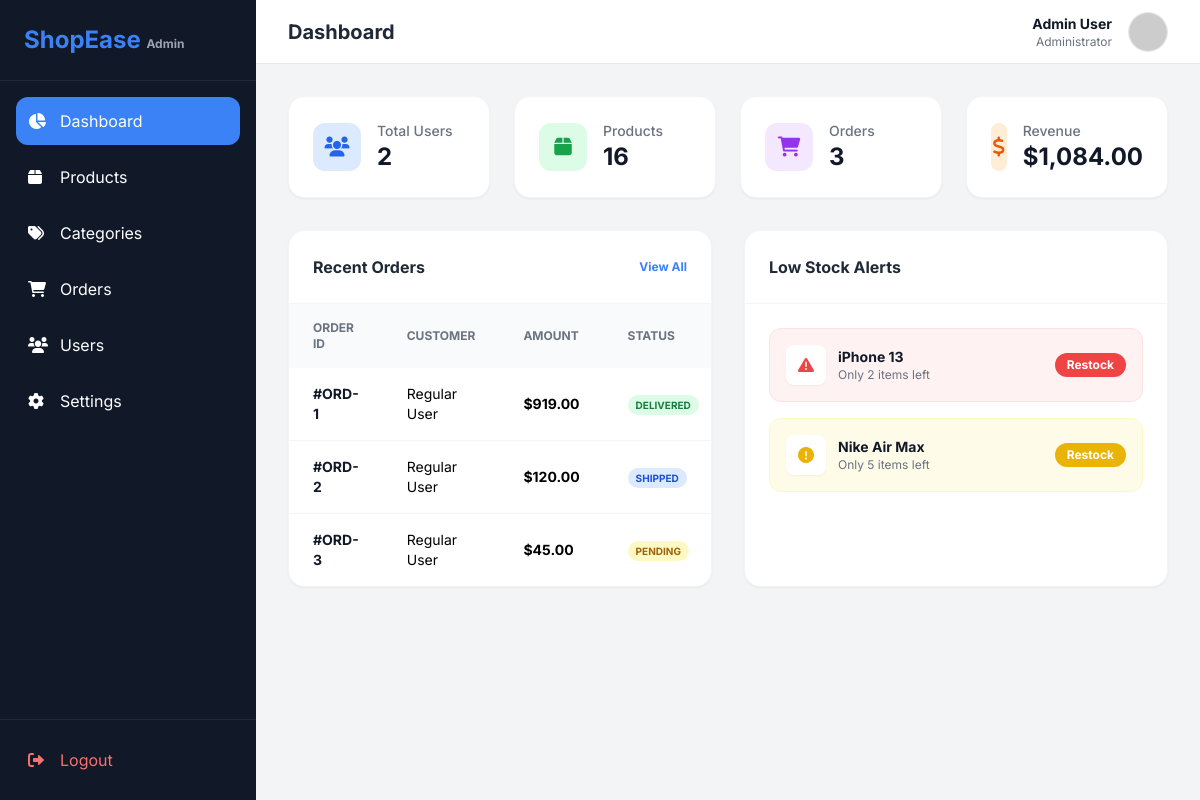
Page /admin/dashboard.php (signed in) on the committed database.
### tables this page shows
CREATE TABLE IF NOT EXISTS orders (
    id INT AUTO_INCREMENT PRIMARY KEY,
    user_id INT NOT NULL,
    total_price DECIMAL(10, 2) NOT NULL,
    status ENUM('Pending', 'Shipped', 'Delivered', 'Cancelled') DEFAULT 'Pending',
    created_at TIMESTAMP DEFAULT CURRENT_TIMESTAMP,
    FOREIGN KEY (user_id) REFERENCES users(id) ON DELETE CASCADE
);

CREATE TABLE IF NOT EXISTS users (
    id INT AUTO_INCREMENT PRIMARY KEY,
    name VARCHAR(255) NOT NULL,
    email VARCHAR(255) NOT NULL UNIQUE,
    password VARCHAR(255) NOT NULL,
    role ENUM('admin', 'user') DEFAULT 'user',
    created_at TIMESTAMP DEFAULT CURRENT_TIMESTAMP
);

### admin/dashboard.php (the view)
<?php
include 'includes/header.php';
$total_users = $pdo->query("SELECT COUNT(*) FROM users")->fetchColumn();
$total_products = $pdo->query("SELECT COUNT(*) FROM products")->fetchColumn();
$total_orders = $pdo->query("SELECT COUNT(*) FROM orders")->fetchColumn();
$total_revenue = $pdo->query("SELECT SUM(total_price) FROM orders WHERE status != 'Cancelled'")->fetchColumn() ?? 0;
$recent_orders = $pdo->query("SELECT o.*, u.name as user_name FROM orders o JOIN users u ON o.user_id = u.id ORDER BY o.created_at DESC LIMIT 5")->fetchAll();
?>
<div class="grid grid-cols-1 md:grid-cols-2 lg:grid-cols-4 gap-6 mb-8">
    <div class="bg-white p-6 rounded-2xl shadow-sm border border-gray-100 flex items-center space-x-4">
        <div class="w-12 h-12 bg-blue-100 rounded-xl flex items-center justify-center text-blue-600">
            <i class="fas fa-users text-xl"></i>
        </div>
        <div>
            <p class="text-sm text-gray-500 font-medium">Total Users</p>
            <h3 class="text-2xl font-bold text-gray-900"><?php echo $total_users; ?></h3>
        </div>
    </div>
    <div class="bg-white p-6 rounded-2xl shadow-sm border border-gray-100 flex items-center space-x-4">
        <div class="w-12 h-12 bg-green-100 rounded-xl flex items-center justify-center text-green-600">
            <i class="fas fa-box text-xl"></i>
        </div>
        <div>
            <p class="text-sm text-gray-500 font-medium">Products</p>
            <h3 class="text-2xl font-bold text-gray-900"><?php echo $total_products; ?></h3>
        </div>
    </div>
    <div class="bg-white p-6 rounded-2xl shadow-sm border border-gray-100 flex items-center space-x-4">
        <div class="w-12 h-12 bg-purple-100 rounded-xl flex items-center justify-center text-purple-600">
            <i class="fas fa-shopping-cart text-xl"></i>
        </div>
        <div>
            <p class="text-sm text-gray-500 font-medium">Orders</p>
            <h3 class="text-2xl font-bold text-gray-900"><?php echo $total_orders; ?></h3>
        </div>
    </div>
    <div class="bg-white p-6 rounded-2xl shadow-sm border border-gray-100 flex items-center space-x-4">
        <div class="w-12 h-12 bg-orange-100 rounded-xl flex items-center justify-center text-orange-600">
            <i class="fas fa-dollar-sign text-xl"></i>
        </div>
        <div>
            <p class="text-sm text-gray-500 font-medium">Revenue</p>
            <h3 class="text-2xl font-bold text-gray-900">$<?php echo number_format($total_revenue, 2); ?></h3>
        </div>
    </div>
</div>
<div class="grid grid-cols-1 lg:grid-cols-2 gap-8">
    <div class="bg-white rounded-2xl shadow-sm border border-gray-100 overflow-hidden">
        <div class="p-6 border-b border-gray-100 flex justify-between items-center">
            <h3 class="font-bold text-gray-800">Recent Orders</h3>
            <a href="orders.php" class="text-xs text-blue-500 font-bold hover:underline">View All</a>
        </div>
        <div class="overflow-x-auto">
            <table class="w-full text-left">
                <thead class="bg-gray-50 text-xs text-gray-500 uppercase">
                    <tr>
                        <th class="px-6 py-4">Order ID</th>
                        <th class="px-6 py-4">Customer</th>
                        <th class="px-6 py-4">Amount</th>
                        <th class="px-6 py-4">Status</th>
                    </tr>
                </thead>
                <tbody class="divide-y divide-gray-100">
                    <?php foreach($recent_orders as $order): ?>
                    <tr class="text-sm hover:bg-gray-50 transition">
                        <td class="px-6 py-4 font-bold text-gray-900">#ORD-<?php echo $order['id']; ?></td>
                        <td class="px-6 py-4"><?php echo $order['user_name']; ?></td>
                        <td class="px-6 py-4 font-bold">$<?php echo number_format($order['total_price'], 2); ?></td>
                        <td class="px-6 py-4">
                            <span class="px-2 py-1 rounded-full text-[10px] font-bold uppercase <?php
                                echo $order['status'] === 'Delivered' ? 'bg-green-100 text-green-700' :
                                    ($order['status'] === 'Pending' ? 'bg-yellow-100 text-yellow-700' : 'bg-blue-100 text-blue-700');
                            ?>">
                                <?php echo $order['status']; ?>
                            </span>
                        </td>
                    </tr>
                    <?php endforeach; ?>
                </tbody>
            </table>
        </div>
    </div>
    <div class="bg-white rounded-2xl shadow-sm border border-gray-100 overflow-hidden">
        <div class="p-6 border-b border-gray-100">
            <h3 class="font-bold text-gray-800">Low Stock Alerts</h3>
        </div>
        <div class="p-6 space-y-4">
            <div class="flex items-center justify-between p-4 bg-red-50 rounded-xl border border-red-100">
                <div class="flex items-center space-x-3">
                    <div class="w-10 h-10 bg-white rounded-lg flex items-center justify-center text-red-500 shadow-sm">
                        <i class="fas fa-exclamation-triangle"></i>
                    </div>
                    <div>
                        <p class="text-sm font-bold text-gray-900">iPhone 13</p>
                        <p class="text-xs text-gray-500">Only 2 items left</p>
                    </div>
                </div>
                <button class="text-xs bg-red-500 text-white px-3 py-1 rounded-full font-bold hover:bg-red-600 transition">Restock</button>
            </div>
            <div class="flex items-center justify-between p-4 bg-yellow-50 rounded-xl border border-yellow-100">
                <div class="flex items-center space-x-3">
                    <div class="w-10 h-10 bg-white rounded-lg flex items-center justify-center text-yellow-500 shadow-sm">
                        <i class="fas fa-exclamation-circle"></i>
                    </div>
                    <div>
                        <p class="text-sm font-bold text-gray-900">Nike Air Max</p>
                        <p class="text-xs text-gray-500">Only 5 items left</p>
                    </div>
                </div>
                <button class="text-xs bg-yellow-500 text-white px-3 py-1 rounded-full font-bold hover:bg-yellow-600 transition">Restock</button>
            </div>
        </div>
    </div>
</div>
<?php include 'includes/footer.php'; ?>

### admin/includes/header.php (style rules this page uses)
body { font-family: 'Inter', sans-serif; }

### rows in the picture
orders: id "1", user.name "Regular User", total_price "919.00", status "DELIVERED"
orders: id "2", user.name "Regular User", total_price "120.00", status "SHIPPED"
orders: id "3", user.name "Regular User", total_price "45.00", status "PENDING"

### other values in the picture
$_SESSION['user_name'] "Admin User"
$total_users "2"
$total_products "16"
$total_orders "3"
$total_revenue "1,084.00"
